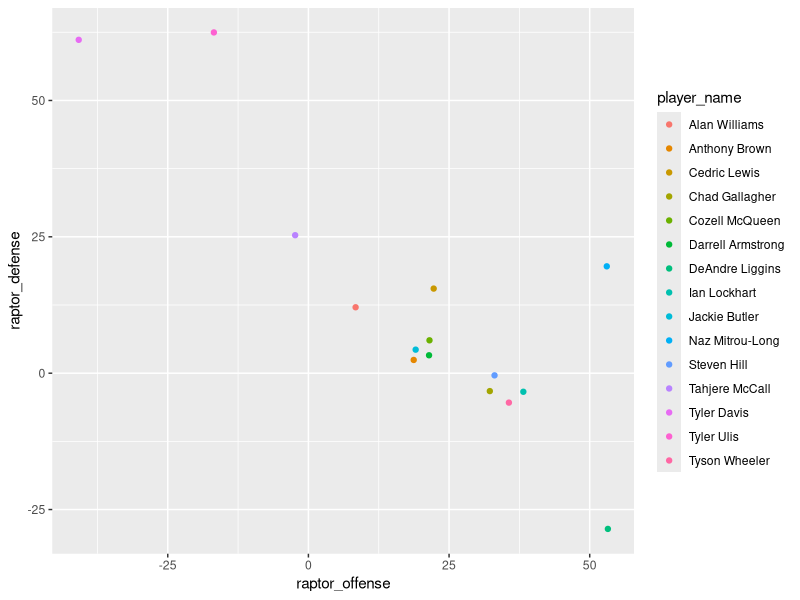

Recreate this plot in R.
## ---- chunk 1
library(tidyverse)
nba<-read_csv("historical_RAPTOR_by_player.csv")
nba
nbatop <- filter(nba, raptor_total > 20)
nbatop
ggplot(nbatop)+
    geom_point(mapping = aes(x = raptor_offense, y = raptor_defense, color = player_name))

write_csv(nbatop, "nbatop.csv")
